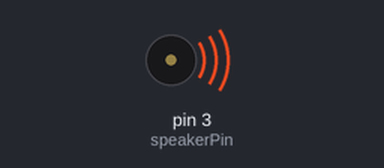
The sketch below on a simulated Arduino Uno, built with avr-gcc and run on an emulated ATmega328P. Parts: buzzer (waves = sounding).

Above: at 0.2 s.
Timing chart, 0 to 1.7 s (numbered marks = the images above):
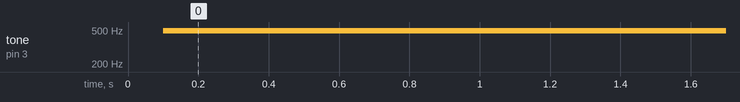

The sketch:

boxaMica.ino
```cpp
int speakerPin = 3;

void setup() {
  // put your setup code here, to run once:
   pinMode(speakerPin, OUTPUT);
}

void loop() {
  // put your main code here, to run repeatedly:

  for(int i=0;i<40;i++)
{
  analogWrite(speakerPin, i);
  delay(100);
}
for(int i=40;i>0;i--)
{
  analogWrite(speakerPin, i);
  delay(100);

}
}
```

Measured:
- by itself, tone on pin 3 (speakerPin): silent → 490 Hz at 0.10 s
